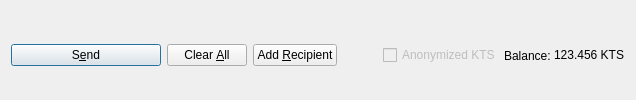
         <widget class="QFrame" name="frame_Send">
          <layout class="QHBoxLayout" name="horizontalLayout">
           <property name="bottomMargin">
            <number>0</number>
           </property>
           <item>
            <widget class="QPushButton" name="sendButton">
             <property name="minimumSize">
              <size>
               <width>150</width>
               <height>0</height>
              </size>
             </property>
             <property name="toolTip">
              <string>Confirm the send action</string>
             </property>
             <property name="text">
              <string>S&amp;end</string>
             </property>
             <property name="icon">
              <iconset resource="../kts.qrc">
               <normaloff>:/icons/send</normaloff>:/icons/send</iconset>
             </property>
             <property name="autoDefault">
              <bool>false</bool>
             </property>
             <property name="default">
              <bool>true</bool>
             </property>
            </widget>
           </item>
           <item>
            <widget class="QPushButton" name="clearButton">
             <property name="sizePolicy">
              <sizepolicy hsizetype="Minimum" vsizetype="Fixed">
               <horstretch>0</horstretch>
               <verstretch>0</verstretch>
              </sizepolicy>
             </property>
             <property name="toolTip">
              <string>Clear all fields of the form.</string>
             </property>
             <property name="text">
              <string>Clear &amp;All</string>
             </property>
             <property name="icon">
              <iconset resource="../kts.qrc">
               <normaloff>:/icons/remove</normaloff>:/icons/remove</iconset>
             </property>
             <property name="autoDefault">
              <bool>false</bool>
             </property>
            </widget>
           </item>
           <item>
            <widget class="QPushButton" name="addButton">
             <property name="toolTip">
              <string>Send to multiple recipients at once</string>
             </property>
             <property name="text">
              <string>Add &amp;Recipient</string>
             </property>
             <property name="icon">
              <iconset resource="../kts.qrc">
               <normaloff>:/icons/add</normaloff>:/icons/add</iconset>
             </property>
             <property name="autoDefault">
              <bool>false</bool>
             </property>
            </widget>
           </item>
           <item>
            <spacer name="horizontalSpacer">
             <property name="orientation">
              <enum>Qt::Horizontal</enum>
             </property>
             <property name="sizeHint" stdset="0">
              <size>
               <width>40</width>
               <height>20</height>
              </size>
             </property>
            </spacer>
           </item>
           <item>
            <layout class="QHBoxLayout" name="horizontalLayout_2">
             <property name="spacing">
              <number>3</number>
             </property>
             <item>
              <widget class="QCheckBox" name="checkzKTS">
               <property name="enabled">
                <bool>false</bool>
               </property>
               <property name="text">
                <string>Anonymized KTS</string>
               </property>
              </widget>
             </item>
             <item>
              <widget class="QLabel" name="label">
               <property name="text">
                <string>Balance:</string>
               </property>
              </widget>
             </item>
             <item>
              <widget class="QLabel" name="labelBalance">
               <property name="sizePolicy">
                <sizepolicy hsizetype="Preferred" vsizetype="Fixed">
                 <horstretch>0</horstretch>
                 <verstretch>0</verstretch>
                </sizepolicy>
               </property>
               <property name="cursor">
                <cursorShape>IBeamCursor</cursorShape>
               </property>
               <property name="text">
                <string notr="true">123.456 KTS</string>
               </property>
               <property name="textInteractionFlags">
                <set>Qt::LinksAccessibleByMouse|Qt::TextSelectableByKeyboard|Qt::TextSelectableByMouse</set>
               </property>
              </widget>
             </item>
            </layout>
           </item>
          </layout>
         </widget>
